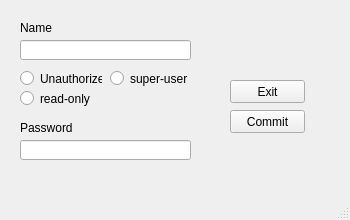
<?xml version="1.0" encoding="UTF-8"?>
<ui version="4.0">
 <class>UserCreator</class>
 <widget class="QMainWindow" name="UserCreator">
  <property name="geometry">
   <rect>
    <x>0</x>
    <y>0</y>
    <width>350</width>
    <height>220</height>
   </rect>
  </property>
  <property name="minimumSize">
   <size>
    <width>350</width>
    <height>220</height>
   </size>
  </property>
  <property name="maximumSize">
   <size>
    <width>350</width>
    <height>220</height>
   </size>
  </property>
  <property name="windowTitle">
   <string>MainWindow</string>
  </property>
  <widget class="QWidget" name="centralwidget">
   <widget class="QLabel" name="NameLabel">
    <property name="geometry">
     <rect>
      <x>20</x>
      <y>20</y>
      <width>61</width>
      <height>16</height>
     </rect>
    </property>
    <property name="text">
     <string>Name</string>
    </property>
   </widget>
   <widget class="QLineEdit" name="NameEdit">
    <property name="geometry">
     <rect>
      <x>20</x>
      <y>40</y>
      <width>171</width>
      <height>20</height>
     </rect>
    </property>
   </widget>
   <widget class="QLineEdit" name="PasswordEdit">
    <property name="geometry">
     <rect>
      <x>20</x>
      <y>140</y>
      <width>171</width>
      <height>20</height>
     </rect>
    </property>
    <property name="text">
     <string/>
    </property>
   </widget>
   <widget class="QLabel" name="nextHopLabel">
    <property name="geometry">
     <rect>
      <x>20</x>
      <y>120</y>
      <width>101</width>
      <height>16</height>
     </rect>
    </property>
    <property name="text">
     <string>Password</string>
    </property>
   </widget>
   <widget class="QPushButton" name="commitBtn">
    <property name="geometry">
     <rect>
      <x>230</x>
      <y>110</y>
      <width>75</width>
      <height>23</height>
     </rect>
    </property>
    <property name="text">
     <string>Commit</string>
    </property>
   </widget>
   <widget class="QPushButton" name="exitBtn">
    <property name="geometry">
     <rect>
      <x>230</x>
      <y>80</y>
      <width>75</width>
      <height>23</height>
     </rect>
    </property>
    <property name="text">
     <string>Exit</string>
    </property>
   </widget>
   <widget class="QRadioButton" name="UnauthorizedBtn">
    <property name="geometry">
     <rect>
      <x>20</x>
      <y>70</y>
      <width>82</width>
      <height>17</height>
     </rect>
    </property>
    <property name="text">
     <string>Unauthorized</string>
    </property>
   </widget>
   <widget class="QRadioButton" name="SuperuserBtn">
    <property name="geometry">
     <rect>
      <x>110</x>
      <y>70</y>
      <width>82</width>
      <height>17</height>
     </rect>
    </property>
    <property name="text">
     <string>super-user</string>
    </property>
   </widget>
   <widget class="QRadioButton" name="readonlyBtn">
    <property name="geometry">
     <rect>
      <x>20</x>
      <y>90</y>
      <width>82</width>
      <height>17</height>
     </rect>
    </property>
    <property name="text">
     <string>read-only</string>
    </property>
   </widget>
  </widget>
  <widget class="QMenuBar" name="menubar">
   <property name="geometry">
    <rect>
     <x>0</x>
     <y>0</y>
     <width>350</width>
     <height>21</height>
    </rect>
   </property>
  </widget>
  <widget class="QStatusBar" name="statusbar"/>
 </widget>
 <resources/>
 <connections/>
</ui>
